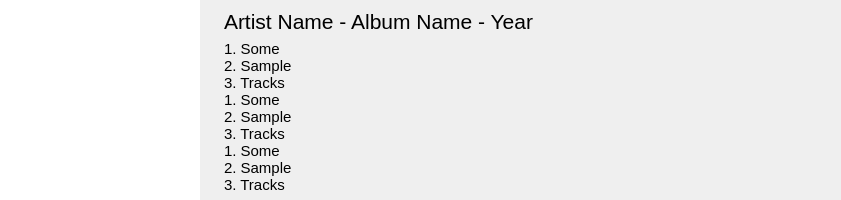
<?xml version="1.0" encoding="UTF-8"?>
<ui version="4.0">
 <class>album</class>
 <widget class="QWidget" name="album">
  <property name="geometry">
   <rect>
    <x>0</x>
    <y>0</y>
    <width>841</width>
    <height>200</height>
   </rect>
  </property>
  <property name="maximumSize">
   <size>
    <width>16777215</width>
    <height>200</height>
   </size>
  </property>
  <layout class="QHBoxLayout" name="horizontalLayout">
   <property name="spacing">
    <number>15</number>
   </property>
   <property name="margin">
    <number>0</number>
   </property>
   <item>
    <widget class="QGraphicsView" name="albumView">
     <property name="sizePolicy">
      <sizepolicy hsizetype="Expanding" vsizetype="Expanding">
       <horstretch>1</horstretch>
       <verstretch>0</verstretch>
      </sizepolicy>
     </property>
     <property name="maximumSize">
      <size>
       <width>200</width>
       <height>200</height>
      </size>
     </property>
     <property name="focusPolicy">
      <enum>Qt::NoFocus</enum>
     </property>
     <property name="frameShape">
      <enum>QFrame::NoFrame</enum>
     </property>
     <property name="frameShadow">
      <enum>QFrame::Plain</enum>
     </property>
     <property name="lineWidth">
      <number>0</number>
     </property>
     <property name="verticalScrollBarPolicy">
      <enum>Qt::ScrollBarAlwaysOff</enum>
     </property>
     <property name="horizontalScrollBarPolicy">
      <enum>Qt::ScrollBarAlwaysOff</enum>
     </property>
     <property name="alignment">
      <set>Qt::AlignHCenter|Qt::AlignTop</set>
     </property>
    </widget>
   </item>
   <item>
    <widget class="QFrame" name="infoFrame">
     <property name="sizePolicy">
      <sizepolicy hsizetype="Preferred" vsizetype="Preferred">
       <horstretch>1</horstretch>
       <verstretch>0</verstretch>
      </sizepolicy>
     </property>
     <property name="maximumSize">
      <size>
       <width>16777214</width>
       <height>200</height>
      </size>
     </property>
     <layout class="QVBoxLayout" name="verticalLayout" stretch="0,0">
      <item>
       <widget class="QLabel" name="nameLbl">
        <property name="font">
         <font>
          <pointsize>16</pointsize>
         </font>
        </property>
        <property name="text">
         <string>Artist Name - Album Name - Year</string>
        </property>
        <property name="alignment">
         <set>Qt::AlignLeading|Qt::AlignLeft|Qt::AlignTop</set>
        </property>
       </widget>
      </item>
      <item>
       <widget class="QLabel" name="tracklbl">
        <property name="sizePolicy">
         <sizepolicy hsizetype="Preferred" vsizetype="Preferred">
          <horstretch>0</horstretch>
          <verstretch>1</verstretch>
         </sizepolicy>
        </property>
        <property name="font">
         <font>
          <pointsize>11</pointsize>
         </font>
        </property>
        <property name="text">
         <string>1. Some
2. Sample
3. Tracks
1. Some
2. Sample
3. Tracks
1. Some
2. Sample
3. Tracks
</string>
        </property>
        <property name="alignment">
         <set>Qt::AlignLeading|Qt::AlignLeft|Qt::AlignTop</set>
        </property>
       </widget>
      </item>
     </layout>
    </widget>
   </item>
  </layout>
 </widget>
 <resources/>
 <connections/>
</ui>
